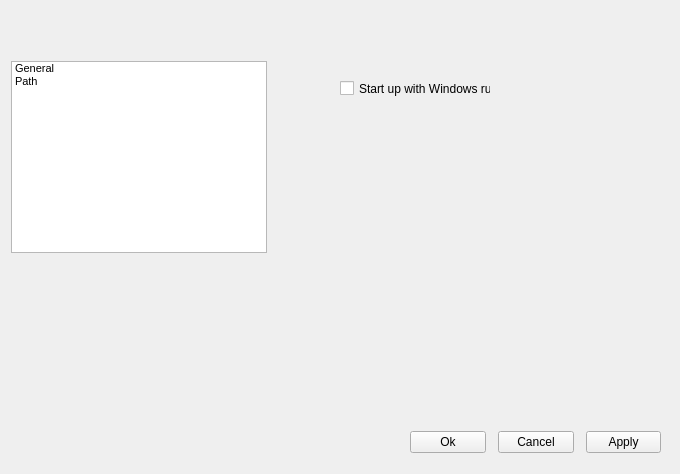
<?xml version="1.0" encoding="UTF-8"?>
<ui version="4.0">
 <class>SettingsWidget</class>
 <widget class="QWidget" name="SettingsWidget">
  <property name="geometry">
   <rect>
    <x>0</x>
    <y>0</y>
    <width>680</width>
    <height>474</height>
   </rect>
  </property>
  <property name="windowTitle">
   <string>Form</string>
  </property>
  <widget class="QListWidget" name="listWidget">
   <property name="geometry">
    <rect>
     <x>11</x>
     <y>61</y>
     <width>256</width>
     <height>192</height>
    </rect>
   </property>
   <property name="font">
    <font>
     <pointsize>8</pointsize>
    </font>
   </property>
   <property name="iconSize">
    <size>
     <width>32</width>
     <height>32</height>
    </size>
   </property>
   <property name="movement">
    <enum>QListView::Static</enum>
   </property>
   <property name="viewMode">
    <enum>QListView::ListMode</enum>
   </property>
   <property name="modelColumn">
    <number>0</number>
   </property>
   <property name="batchSize">
    <number>100</number>
   </property>
   <property name="selectionRectVisible">
    <bool>true</bool>
   </property>
   <property name="currentRow">
    <number>-1</number>
   </property>
   <item>
    <property name="text">
     <string>General</string>
    </property>
    <property name="font">
     <font>
      <pointsize>8</pointsize>
     </font>
    </property>
    <property name="icon">
     <iconset resource="icons/icons.qrc">
      <normaloff>:/agent.png</normaloff>:/agent.png</iconset>
    </property>
   </item>
   <item>
    <property name="text">
     <string>Path</string>
    </property>
    <property name="icon">
     <iconset resource="icons/icons.qrc">
      <normaloff>:/agent.png</normaloff>:/agent.png</iconset>
    </property>
   </item>
  </widget>
  <widget class="QStackedWidget" name="stackedWidget">
   <property name="geometry">
    <rect>
     <x>320</x>
     <y>50</y>
     <width>351</width>
     <height>359</height>
    </rect>
   </property>
   <property name="currentIndex">
    <number>0</number>
   </property>
   <widget class="QWidget" name="page">
    <widget class="QCheckBox" name="checkBox">
     <property name="geometry">
      <rect>
       <x>20</x>
       <y>30</y>
       <width>151</width>
       <height>17</height>
      </rect>
     </property>
     <property name="text">
      <string>Start up with Windows run</string>
     </property>
    </widget>
   </widget>
   <widget class="QWidget" name="page_2">
    <widget class="QLabel" name="label">
     <property name="geometry">
      <rect>
       <x>10</x>
       <y>20</y>
       <width>91</width>
       <height>16</height>
      </rect>
     </property>
     <property name="text">
      <string>PowerShell path:</string>
     </property>
    </widget>
    <widget class="QLineEdit" name="lineEdit">
     <property name="geometry">
      <rect>
       <x>100</x>
       <y>20</y>
       <width>141</width>
       <height>20</height>
      </rect>
     </property>
    </widget>
    <widget class="QPushButton" name="pushButton_4">
     <property name="geometry">
      <rect>
       <x>260</x>
       <y>20</y>
       <width>75</width>
       <height>23</height>
      </rect>
     </property>
     <property name="text">
      <string>Open...</string>
     </property>
    </widget>
   </widget>
  </widget>
  <widget class="QWidget" name="layoutWidget">
   <property name="geometry">
    <rect>
     <x>410</x>
     <y>430</y>
     <width>251</width>
     <height>25</height>
    </rect>
   </property>
   <layout class="QHBoxLayout" name="horizontalLayout">
    <property name="spacing">
     <number>12</number>
    </property>
    <item>
     <widget class="QPushButton" name="okBtn">
      <property name="text">
       <string>Ok</string>
      </property>
     </widget>
    </item>
    <item>
     <widget class="QPushButton" name="cancelBtn">
      <property name="text">
       <string>Cancel</string>
      </property>
     </widget>
    </item>
    <item>
     <widget class="QPushButton" name="applyBtn">
      <property name="text">
       <string>Apply</string>
      </property>
     </widget>
    </item>
   </layout>
  </widget>
  <widget class="QLabel" name="categoryName">
   <property name="geometry">
    <rect>
     <x>340</x>
     <y>20</y>
     <width>301</width>
     <height>16</height>
    </rect>
   </property>
   <property name="font">
    <font>
     <pointsize>12</pointsize>
     <weight>75</weight>
     <bold>true</bold>
    </font>
   </property>
   <property name="text">
    <string/>
   </property>
  </widget>
 </widget>
 <resources>
  <include location="icons/icons.qrc"/>
 </resources>
 <connections/>
</ui>
